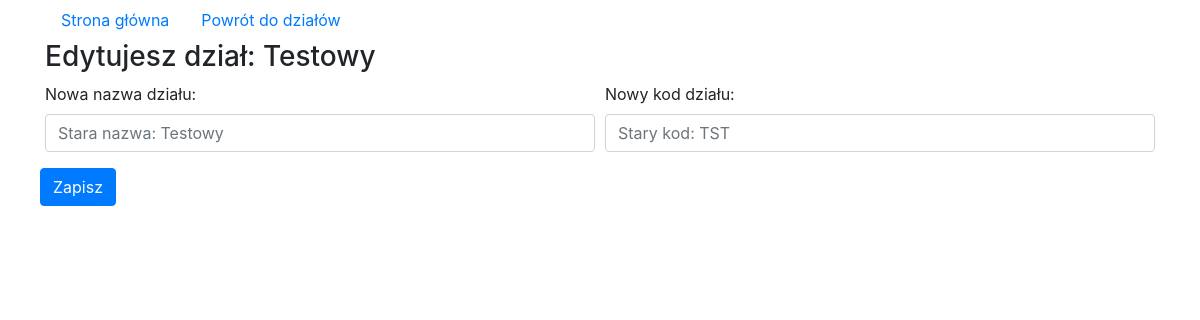
The app's page /crud/dzialy/24/edit with its own data.
### crud/models.py (models this page shows, shortened)
class Dzial(models.Model):
  name = models.CharField(max_length=25, null=False, blank=False)
  department_code = models.CharField(max_length=5, null=False, blank=False)

### crud/views.py (the view)
# urls.py: path('dzialy/<int:dzial_id>/edit', views.dzial_edit, name = 'dzial_edit'),
def dzial_edit(request, dzial_id):
  dzial = get_object_or_404(Dzial, pk = dzial_id)
  context = {'dzial': dzial}
  return render(request, 'crud/dzialEdit.html', context)

### crud/templates/crud/dzialEdit.html (shortened to what this page needs)
<!DOCTYPE html>
<html>
  <head>
    <link rel="stylesheet" href="https://stackpath.bootstrapcdn.com/bootstrap/4.3.1/css/bootstrap.min.css">
  </head>
  <body>
    <div class="container">
      <nav class="nav">
        <a class="nav-link active" href="/crud">Strona główna</a>
        <a class="nav-link active" href="/crud/dzialy">Powrót do działów</a>
      </nav>
      <h3>Edytujesz dział: {{ dzial.name }}</h3>
      <form action="{% url 'crud:dzial_to_edit' dzial.pk %}" method="POST">
        <div class="form-row">
          <div class="form-group col">
            <label for="inputName">Nowa nazwa działu:</label>
            <input type="text" name="departmentName" value="{{ dzial_name }}" class="form-control" id="departmentName" placeholder="Stara nazwa: {{ dzial.name }}">
          </div>
          <div class="form-group col">
            <label for="departmentCode">Nowy kod działu:</label>
            <input type="text" name="departmentCode" value="{{ department_code }}" class="form-control" id="departmentCode" placeholder="Stary kod: {{ dzial.department_code }}">
          </div>
        </div>
        <div class="form-row">
          <button type="submit" class="btn btn-primary">Zapisz</button>
        </div>
      </form>
    </div>
  </body>
</html>

### records on screen
Dzial: name "Testowy", departmentName "Stara nazwa: Testowy", departmentCode "Stary kod: TST"
